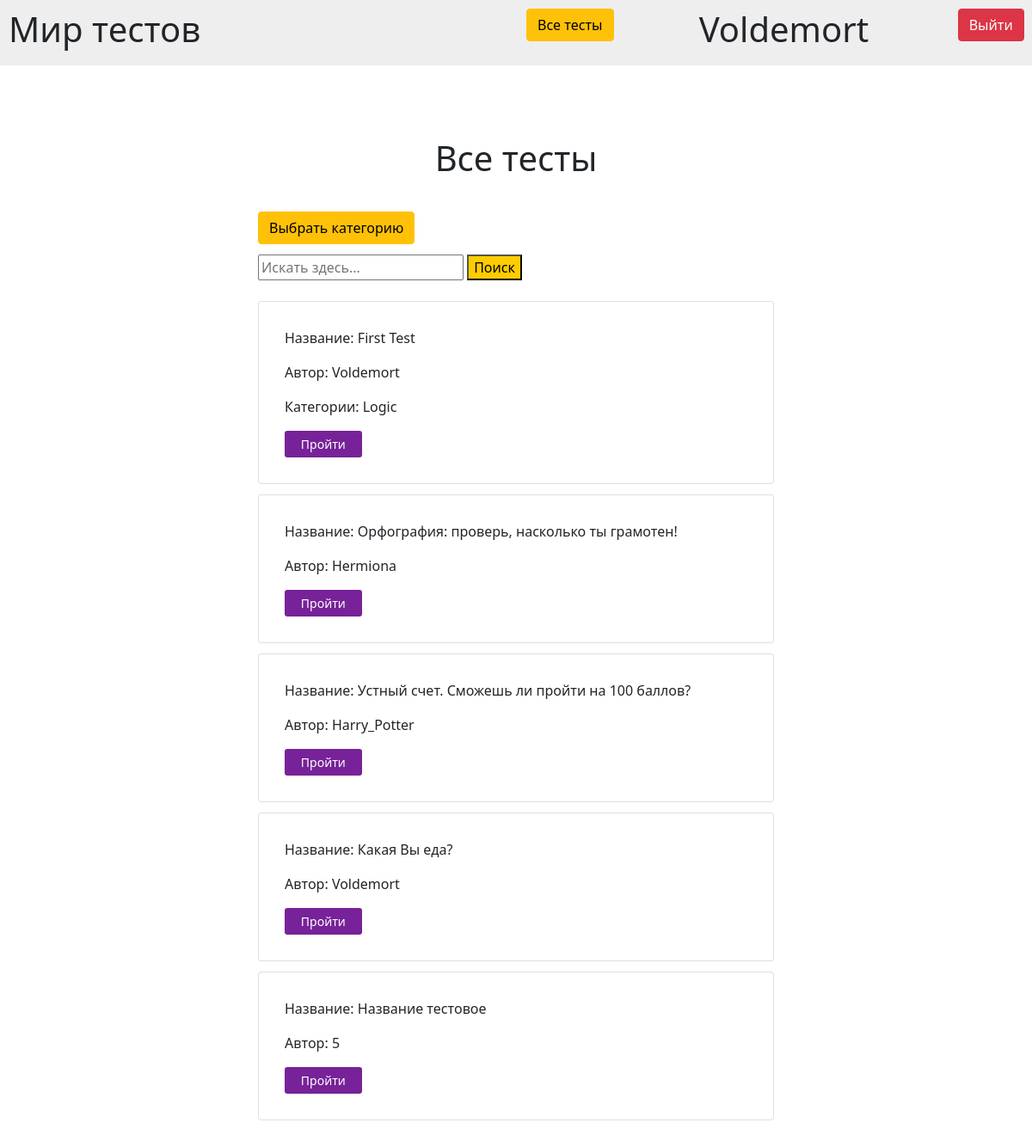
/alltests (signed in), run on an earlier commit of the app's database.
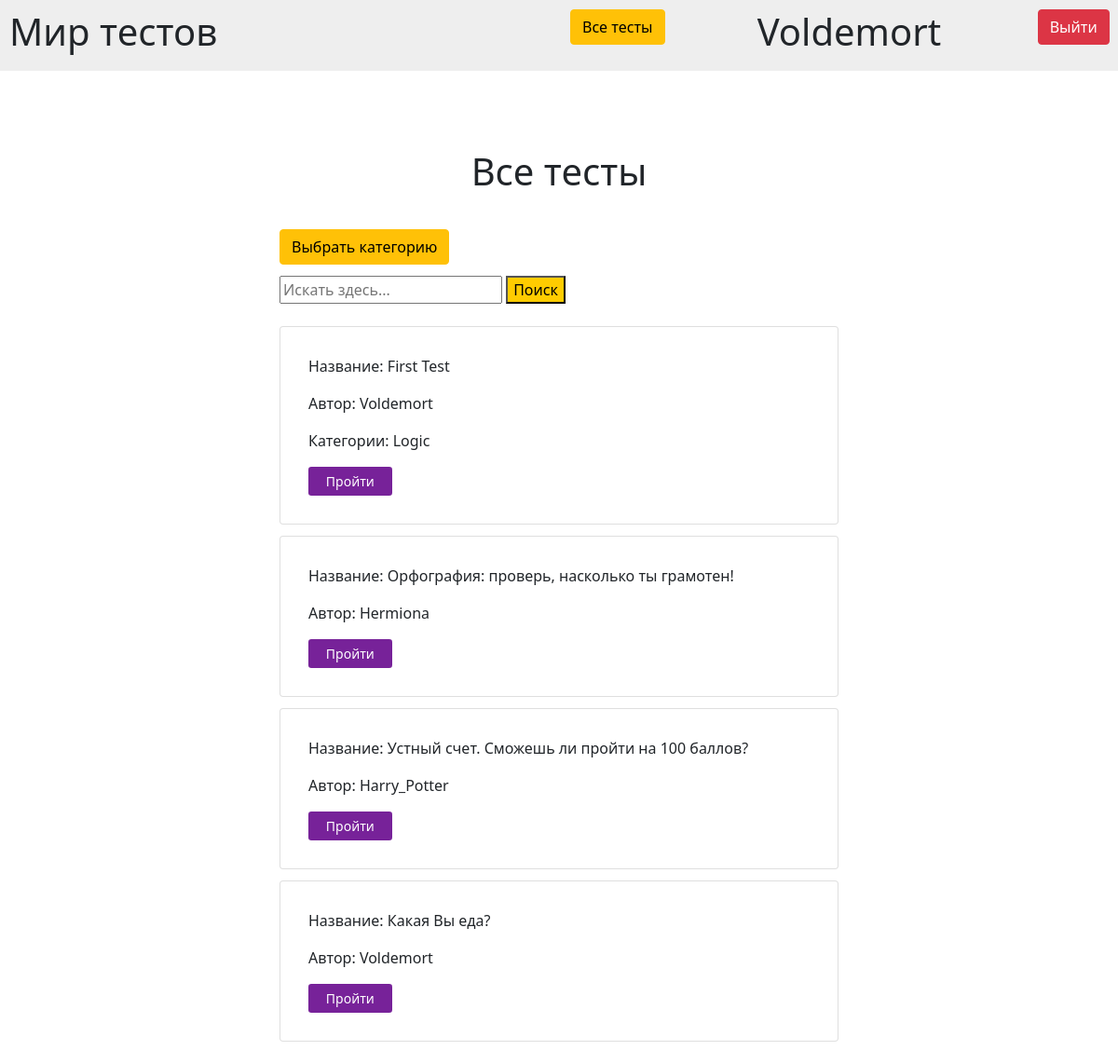
And on a later commit of the database.
### data/tests.py (models this page shows, shortened)
class Test(Base):
    __tablename__ = 'tests'
    id = sqlalchemy.Column(sqlalchemy.Integer, primary_key=True, autoincrement=True)
    name = sqlalchemy.Column(sqlalchemy.String, unique=False, nullable=False)
    author = sqlalchemy.Column(sqlalchemy.Integer, sqlalchemy.ForeignKey('users.id'))
    content = sqlalchemy.Column(sqlalchemy.String)
    categories = orm.relationship("Category", secondary="Categories_to_Tests", backref="tests")
    with_points = sqlalchemy.Column(sqlalchemy.Boolean, default=0)
    results = sqlalchemy.Column(sqlalchemy.String)
    approved = sqlalchemy.Column(sqlalchemy.Boolean, default=1)
    def to_json(self, test):
        return {'id': test.id, 'name': test.name, 'author': test.author, 'questions': json.loads(test.content),
                'with_points': test.with_points, 'results': test.results, 'approved': test.approved,
                'categories': ', '.join([cat.name for cat in test.categories])}

### data/users.py (models this page shows)
class User(Base):
    __tablename__ = 'users'
    id = sqlalchemy.Column(sqlalchemy.Integer, primary_key=True, autoincrement=True)
    login = sqlalchemy.Column(sqlalchemy.String, unique=True, nullable=False)
    password = sqlalchemy.Column(sqlalchemy.String, unique=True, nullable=False)
    completed_tests = orm.relationship("Result", secondary="Results_of_CompletedTests", backref="users")
    offered_tests = orm.relationship("Test", secondary="OfferedTests", backref="users")

### data/categories.py (models this page shows)
class Category(Base):
    __tablename__ = 'categories'
    id = sqlalchemy.Column(sqlalchemy.Integer, primary_key=True, autoincrement=True)
    name = sqlalchemy.Column(sqlalchemy.String, unique=False, nullable=False)

### data/application_tests.py (the view)
@bp.route("/alltests", methods=['GET', 'POST'])
@bp.route("/alltests/<category>", methods=['GET', 'POST'])
@login_required
def all_tests(category=None):
    if request.method == "POST":
        string = request.form['string']
        if string:
            tests = DataBase.set_names_to_authors_in_test(DataBase().search_test(string))
            return render_template("all_tests.html", tests=tests, title=f"Тесты по запросу: {string}")
    tests = DataBase.set_names_to_authors_in_test(DataBase().get_tests(category))
    return render_template("all_tests.html", tests=tests, title="Все тесты")

### data/application_user.py (called while the page is built)
def login_required(view):
    @functools.wraps(view)
    def wrapped_view(**kwargs):
        if g.user is None:
            return redirect("/")
        return view(**kwargs)
    return wrapped_view

@bp.before_app_request
def load_logged_in_user():
    user_id = session.get("user_id")
    if user_id is None:
        g.user = None
    else:
        g.user = User.query.filter(User.id == user_id).first()

### database.py (called while the page is built)
    @staticmethod
    def get_login_by_id(id):
        user = User.query.filter(User.id == id).first()
        return user.login

    @staticmethod
    def get_tests(category=None):
        tests = Test.query.all()
        tests_to_return = list()
        if not category:
            for test in tests:
                tests_to_return.append(Test().to_json(test))
        else:
            for test in tests:
                categories = [c.name for c in test.categories]
                if category in categories:
                    tests_to_return.append(Test().to_json(test))
        return tests_to_return

### data/templates/all_tests.html
{% extends "base.html" %}
{% block content %}
  <div class="text-center" style="padding: 10% 0 5% 0">
    <h1>Все тесты</h1>
  </div>
  <a class="btn btn-warning" href="{{ url_for('tests.select_category') }}">Выбрать категорию</a>
  <form method="post" style="padding: 2% 0 2% 0">
      <input name="string" id="string" placeholder="Искать здесь..." type="search">
      <button type="submit" style="background-color: #FFCC00">Поиск</button>
  </form>
  {% for test in tests %}
  <div class="card" style="padding: 5%; margin: 2% 0">
      <p>Название: {{ test.name }}</p>
      <p>Автор: {{ test.author }}</p>
      {% if test.categories %}
        <p>Категории: {{ test.categories }}</p>
      {% endif %}
      <a class="btn btn-sm col-md-2" style="background-color: #772299; color: #FFFFFF;"
         href="{{ url_for('tests.do_test', test_id=test.id) }}">Пройти</a>
  </div>
  {% endfor %}
{% endblock %}

### data/templates/base.html (shortened to what this page needs)
<!DOCTYPE html>
<html lang="en">
<head>
    <link rel="stylesheet"
      href="https://cdn.jsdelivr.net/npm/bootstrap@5.0.0-beta1/dist/css/bootstrap.min.css"
>
</head>
<body>
    <div class="row" style="background: #EEEEEE; padding: 10px;">
        <div class="col-md-6">
            <h1>Мир тестов</h1>
        </div >
        {% if g.user %}
            <div class="col-md-2"><a class="btn btn-warning" href="{{ url_for('tests.all_tests') }}">Все тесты</a></div>
            <div class="col-md-3"><a href="{{ url_for('tests.user_page') }}" class="text-decoration-none text-reset"><h1>
                {{ g.user.login }}</h1></a></div>
            <div class="col-md-1 text-end"><a class="btn btn-danger" href="{{ url_for('user.logout') }}">Выйти</a></div>
        {% else %}
            <div class="col-md-6 text-end"><a class="btn btn-success" href="{{ url_for('user.login') }}">Войти</a></div>
        {% endif %}
    </div>
    <div style="margin: 2% 25%;">
    {% block content %}{% endblock %}
    </div>
</body>
</html>

What changed in the data, as far as the page shows it:
removed Test: name "Название тестовое", author "5"
